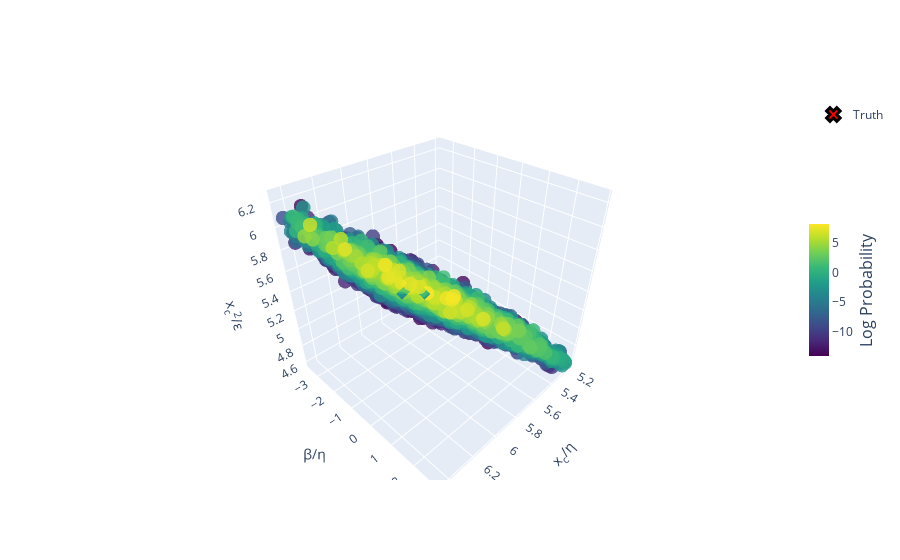

Notebook source saved alongside this figure:
### Code cell
labels = np.array(["$x_c/\\eta$","$\\beta/\\eta$","$x_c^2/\\epsilon$","$x_c$"])

# Plot first 3D posterior
post.plot_posterior3D_interactive(
    features=[0, 1, 2],
    truths=np.log(best_sample),
    labels=labels,)

### Figure 1 — Plotly figure (JSON) as saved in the notebook; plotly's stock layout.template omitted (floating-point values rounded to 4 significant figures; data arrays with more than 128 entries replaced by an {"elided": "..."} marker saying what was removed)
{"data": [{"marker": {"color": {"elided": "5528 float values"}, "colorbar": {"len": 0.4, "thickness": 20, "title": {"font": {"size": 16}, "side": "right", "text": "Log Probability"}, "x": 1, "y": 0.5}, "colorscale": [[0, "#440154"], [0.1111, "#482878"], [0.2222, "#3e4989"], [0.3333, "#31688e"], [0.4444, "#26828e"], [0.5556, "#1f9e89"], [0.6667, "#35b779"], [0.7778, "#6ece58"], [0.8889, "#b5de2b"], [1, "#fde725"]], "opacity": 0.8, "size": 5}, "mode": "markers", "name": "Posterior", "scene": "scene", "showlegend": false, "type": "scatter3d", "x": {"elided": "5528 float values"}, "y": {"elided": "5528 float values"}, "z": {"elided": "5528 float values"}}, {"marker": {"color": "red", "line": {"color": "black", "width": 3}, "size": 12, "symbol": "x"}, "mode": "markers", "name": "Truth", "scene": "scene", "showlegend": true, "type": "scatter3d", "x": [6.266], "y": [1.016], "z": [5.948]}], "layout": {"scene": {"aspectmode": "cube", "xaxis": {"exponentformat": "e", "showexponent": "all", "title": {"font": {"size": 14}, "text": "x<sub>c</sub>/η"}}, "yaxis": {"exponentformat": "e", "showexponent": "all", "title": {"font": {"size": 14}, "text": "β/η"}}, "zaxis": {"exponentformat": "e", "showexponent": "all", "title": {"font": {"size": 14}, "text": "x<sub>c</sub><sup>2</sup>/ε"}}}}}
